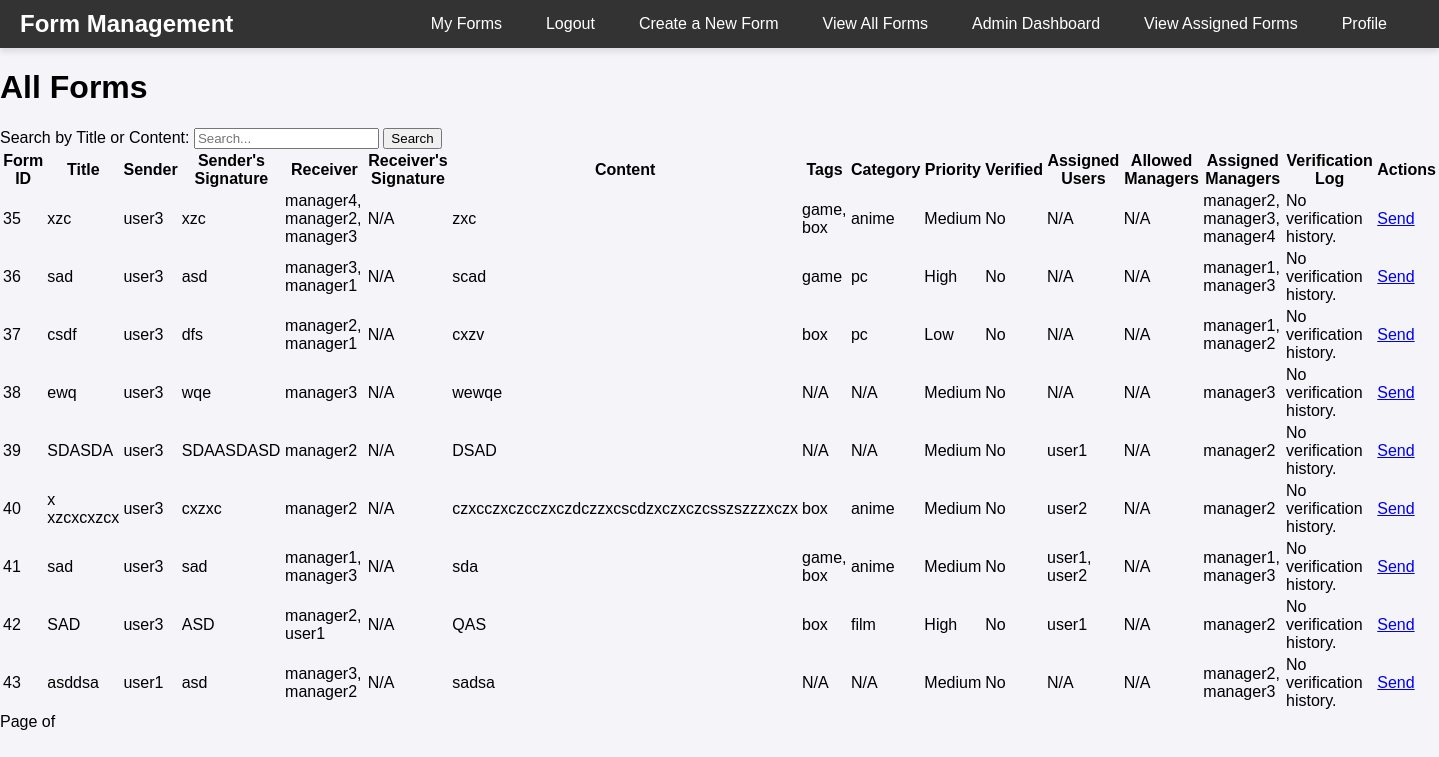
The page /forms/ (signed in) on the database as committed earlier.
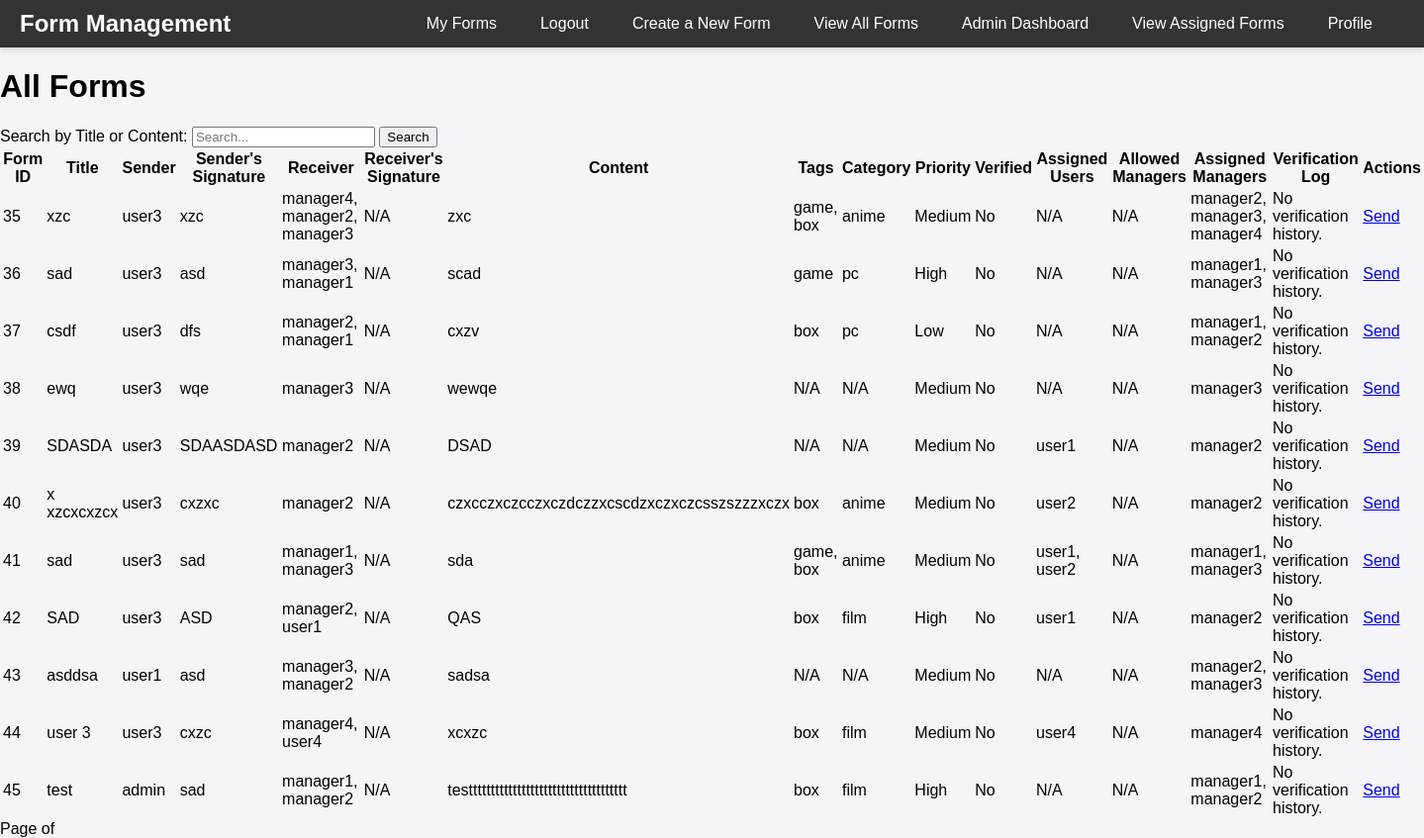
The same page on the database as committed later.
### app/models.py (models this page shows, shortened)
class Form(models.Model):
    title = models.CharField(max_length=255)
    sender_signature = models.CharField(max_length=255)
    receiver = models.CharField(max_length=255)
    receiver_signature = models.CharField(max_length=255, blank=True)
    content = models.TextField()
    tags = models.ManyToManyField(Tag, related_name="forms", blank=True)
    category = models.ForeignKey(Category, on_delete=models.CASCADE, related_name="forms", null=True)
    users = models.ManyToManyField('app.CustomUser', blank=True)  # view-only users section
    sender_name = models.CharField(max_length=255)
    prioritize = models.BooleanField(default=False)
    priority = models.CharField(max_length=100, choices=[('High', 'High'), ('Medium', 'Medium'), ('Low', 'Low')], default='Medium')
    assigned_managers = models.ManyToManyField(CustomUser, related_name="assigned_forms", blank=True, limit_choices_to={'role': 'manager'})
    assigned_users = models.ManyToManyField(
        CustomUser,
        related_name="viewable_forms",
        blank=True,
        limit_choices_to={'role': 'user'}
    )
    allowed_managers = models.ManyToManyField(CustomUser, related_name='allowed_forms', blank=True)  # Add this line
    sender = models.CharField(max_length=100)
    verified = models.BooleanField(default=False)
    verified_by = models.ForeignKey(CustomUser, null=True, on_delete=models.SET_NULL, related_name='verified_forms', blank=True)
    verified_at = models.DateTimeField(null=True, blank=True)
    last_modified = models.DateTimeField(auto_now=True)
    class Meta:
        verbose_name = 'Form'
        verbose_name_plural = 'Forms'

class Tag(models.Model):
    name = models.CharField(max_length=50, unique=True)
    class Meta:
        verbose_name = 'Tag'
        verbose_name_plural = 'Tags'

class Category(models.Model):
    name = models.CharField(max_length=50, unique=True)
    class Meta:
        verbose_name = 'Category'
        verbose_name_plural = 'Categories'

class CustomUser(AbstractBaseUser, PermissionsMixin):
    username = models.CharField(unique=True, max_length=150)
    email = models.EmailField(unique=True)
    first_name = models.CharField(max_length=100)
    last_name = models.CharField(max_length=100)
    is_active = models.BooleanField(default=True)
    is_staff = models.BooleanField(default=False)
    ROLE_CHOICES = [
        ('admin', 'Admin'),
        ('manager', 'Manager'),
        ('user', 'User'),
    ]
    role = models.CharField(max_length=20, choices=ROLE_CHOICES, default='user')
    SUB_ROLE_CHOICES = [
        ('none', 'None'),
        ('user-access-to-all-users-with-role-user', 'User Access to All Users with Role User'),
        ('manager-access-to-all-users-with-role-manager', 'user Access to All Users with Role Manager'),
    ]
    sub_role = models.CharField(max_length=255, choices=SUB_ROLE_CHOICES, default='none')
    objects = CustomUserManager()
    profile_image = models.ImageField(upload_to='profile_images/', blank=True, null=True)
    USERNAME_FIELD = 'username'
    REQUIRED_FIELDS = ['email', 'first_name', 'last_name']
    class Meta:
        verbose_name = 'User'
        verbose_name_plural = 'Users'

### app/views.py (the view)
# urls.py: path('forms/', views.form_list, name='forms'),  # List of forms
@login_required
def form_list(request):
    user = request.user
    if user.role == 'user':
        forms = Form.objects.filter(
            Q(sender=user) |
            Q(assigned_users=user)  # Using assigned_users field
        ).distinct()
    elif user.role == 'manager':
        forms = Form.objects.filter(
            Q(assigned_managers=user) |  # Forms where the user is assigned as a manager
            Q(allowed_managers=user)    # Forms where the user is allowed as a manager
        ).distinct()
    else:
        forms = Form.objects.all()
    forms = forms.prefetch_related('tags', 'category', 'verification_logs')  # Include verification_logs
    for form in forms:
        form.has_verified = form.verification_logs.filter(verified_by=user).exists()
    return render(request, 'form/form_list.html', {'forms': forms})

### app/templates/form/form_list.html (shortened to what the changed rows need)
{% extends 'base.html' %}
{% load static %}
{% block content %}
<div class="container">
    <h1>All Forms</h1>
    <div class="table-responsive">
        <table class="table">
            <thead>
                <tr>
                    <th>Form ID</th>
                    <th>Title</th>
                    <th>Sender</th>
                    <th>Sender's Signature</th>
                    <th>Receiver</th>
                    <th>Receiver's Signature</th>
                    <th>Content</th>
                    <th>Tags</th>
                    <th>Category</th>
                    <th>Priority</th>
                    <th>Verified</th>
                    <th>Assigned Users</th>
                    <th>Allowed Managers</th>
                    <th>Assigned Managers</th>
                    <th>Verification Log</th>
                    <th>Actions</th>
                </tr>
            </thead>
            <tbody>
                {% for form in forms %}
                    <tr>
                        <td>{{ form.id }}</td>
                        <td>{{ form.title|default:"N/A" }}</td>
                        <td>{{ form.sender|default:"N/A" }}</td>
                        <td>{{ form.sender_signature|default:"N/A" }}</td>
                        <td>{{ form.receiver|default:"N/A" }}</td>
                        <td>{{ form.receiver_signature|default:"N/A" }}</td>
                        <td>{{ form.content|default:"N/A" }}</td>
                        <td>
                            {% for tag in form.tags.all %}
                                {{ tag.name }}{% if not forloop.last %}, {% endif %}
                            {% empty %} N/A {% endfor %}
                        </td>
                        <td>{{ form.category.name|default:"N/A" }}</td>
                        <td>{{ form.priority|default:"N/A" }}</td>
                        <td>{{ form.verified|yesno:"Yes,No" }}</td>
                        <td>
                            {% if form.assigned_users.all %}
                                {% for user in form.assigned_users.all %}
                                    {{ user.username }}{% if not forloop.last %}, {% endif %}
                                {% endfor %}
                            {% else %} N/A {% endif %}
                        </td>
                        <td>
                            {% if form.allowed_managers.all %}
                                {% for manager in form.allowed_managers.all %}
                                    {{ manager.username }}{% if not forloop.last %}, {% endif %}
                                {% endfor %}
                            {% else %} N/A {% endif %}
                        </td>
                        <td>
                            {% if form.assigned_managers.all %}
                                {% for manager in form.assigned_managers.all %}
                                    {{ manager.username }}{% if not forloop.last %}, {% endif %}
                                {% endfor %}
                            {% else %} N/A {% endif %}
                        </td>
                        <td>
                            {% if form.verification_logs.all %}
                                <ul>
                                    {% for log in form.verification_logs.all %}
                                        <li>{{ log.verified_by.username }} verified at {{ log.verified_at|date:"Y-m-d H:i" }}{% if log.action %} - Action: {{ log.action }}{% endif %}</li>
                                    {% endfor %}
                                </ul>
                            {% else %}
                                No verification history.
                            {% endif %}
                        </td>
                        <td>
                            <a href="{% url 'send_form' form.id %}" class="btn-action">Send</a>
                        </td>
                    </tr>
                {% empty %}
                    <tr>
                        <td colspan="14">No forms found.</td>
                    </tr>
                {% endfor %}
            </tbody>
        </table>
    </div>
</div>
{% endblock %}

Rows that differ between the two databases and show on the page:
added Form: id "44", title "user 3", sender "user3", sender_signature "cxzc", receiver "manager4, user4", receiver_signature "N/A", content "xcxzc", category.name "film", priority "Medium", verified "No", shows "No verification history.", Tag (name "box"), CustomUser (username "manager4")
now on this page (row unchanged): CustomUser: username "user4", shown under "44"
added Form: id "45", title "test", sender "admin", sender_signature "sad", receiver "manager1, manager2", receiver_signature "N/A", content "testttttttttttttttttttttttttttttttttttt", category.name "film", priority "High", verified "No", shows "No verification history.", Tag (name "box"), CustomUser (username "manager1"), CustomUser (username "manager2")
